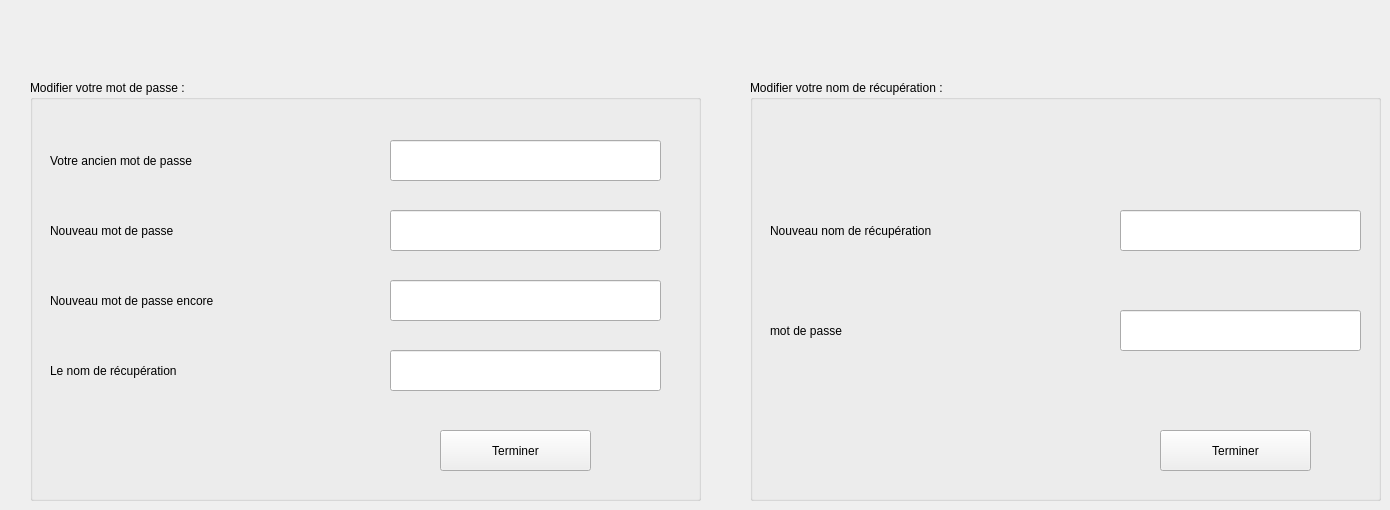
      <widget class="QWidget" name="tab_6">
       <attribute name="title">
        <string>Page</string>
       </attribute>
       <widget class="QGroupBox" name="groupBox_3">
        <property name="geometry">
         <rect>
          <x>30</x>
          <y>80</y>
          <width>671</width>
          <height>421</height>
         </rect>
        </property>
        <property name="title">
         <string>Modifier votre mot de passe :</string>
        </property>
        <widget class="QLineEdit" name="lineEdit_15">
         <property name="geometry">
          <rect>
           <x>360</x>
           <y>60</y>
           <width>271</width>
           <height>41</height>
          </rect>
         </property>
        </widget>
        <widget class="QLineEdit" name="lineEdit_16">
         <property name="geometry">
          <rect>
           <x>360</x>
           <y>130</y>
           <width>271</width>
           <height>41</height>
          </rect>
         </property>
        </widget>
        <widget class="QLineEdit" name="lineEdit_17">
         <property name="geometry">
          <rect>
           <x>360</x>
           <y>200</y>
           <width>271</width>
           <height>41</height>
          </rect>
         </property>
        </widget>
        <widget class="QLineEdit" name="lineEdit_18">
         <property name="geometry">
          <rect>
           <x>360</x>
           <y>270</y>
           <width>271</width>
           <height>41</height>
          </rect>
         </property>
        </widget>
        <widget class="QPushButton" name="pushButton_9">
         <property name="geometry">
          <rect>
           <x>410</x>
           <y>350</y>
           <width>151</width>
           <height>41</height>
          </rect>
         </property>
         <property name="text">
          <string>Terminer</string>
         </property>
        </widget>
        <widget class="QLabel" name="label_18">
         <property name="geometry">
          <rect>
           <x>20</x>
           <y>130</y>
           <width>261</width>
           <height>41</height>
          </rect>
         </property>
         <property name="text">
          <string>Nouveau mot de passe</string>
         </property>
        </widget>
        <widget class="QLabel" name="label_19">
         <property name="geometry">
          <rect>
           <x>20</x>
           <y>200</y>
           <width>321</width>
           <height>41</height>
          </rect>
         </property>
         <property name="text">
          <string>Nouveau mot de passe encore</string>
         </property>
        </widget>
        <widget class="QLabel" name="label_20">
         <property name="geometry">
          <rect>
           <x>20</x>
           <y>270</y>
           <width>261</width>
           <height>41</height>
          </rect>
         </property>
         <property name="text">
          <string>Le nom de récupération</string>
         </property>
        </widget>
        <widget class="QLabel" name="label_26">
         <property name="geometry">
          <rect>
           <x>20</x>
           <y>60</y>
           <width>291</width>
           <height>41</height>
          </rect>
         </property>
         <property name="text">
          <string>Votre ancien mot de passe</string>
         </property>
        </widget>
       </widget>
       <widget class="QGroupBox" name="groupBox_4">
        <property name="geometry">
         <rect>
          <x>750</x>
          <y>80</y>
          <width>631</width>
          <height>421</height>
         </rect>
        </property>
        <property name="title">
         <string>Modifier votre nom de récupération :</string>
        </property>
        <widget class="QLineEdit" name="lineEdit_20">
         <property name="geometry">
          <rect>
           <x>370</x>
           <y>130</y>
           <width>241</width>
           <height>41</height>
          </rect>
         </property>
        </widget>
        <widget class="QLineEdit" name="lineEdit_21">
         <property name="geometry">
          <rect>
           <x>370</x>
           <y>230</y>
           <width>241</width>
           <height>41</height>
          </rect>
         </property>
         <property name="echoMode">
          <enum>QLineEdit::Password</enum>
         </property>
        </widget>
        <widget class="QPushButton" name="pushButton_10">
         <property name="geometry">
          <rect>
           <x>410</x>
           <y>350</y>
           <width>151</width>
           <height>41</height>
          </rect>
         </property>
         <property name="text">
          <string>Terminer</string>
         </property>
        </widget>
        <widget class="QLabel" name="label_22">
         <property name="geometry">
          <rect>
           <x>20</x>
           <y>130</y>
           <width>341</width>
           <height>41</height>
          </rect>
         </property>
         <property name="text">
          <string>Nouveau nom de récupération</string>
         </property>
        </widget>
        <widget class="QLabel" name="label_23">
         <property name="geometry">
          <rect>
           <x>20</x>
           <y>230</y>
           <width>321</width>
           <height>41</height>
          </rect>
         </property>
         <property name="text">
          <string>mot de passe </string>
         </property>
        </widget>
       </widget>
      </widget>
